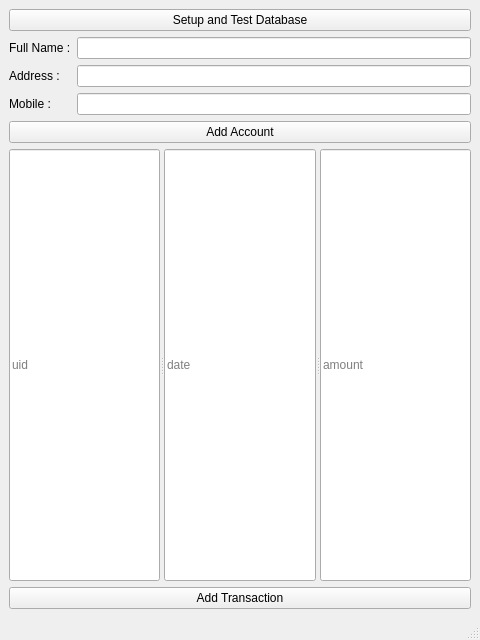
<?xml version="1.0" encoding="UTF-8"?>
<ui version="4.0">
    <class>MainWindow</class>
    <widget class="QMainWindow" name="MainWindow">
        <property name="geometry">
            <rect>
                <x>0</x>
                <y>0</y>
                <width>480</width>
                <height>640</height>
            </rect>
        </property>
        <property name="windowTitle">
            <string>MainWindow</string>
        </property>
        <widget class="QWidget" name="centralwidget">
            <layout class="QGridLayout" name="gridLayout">
                <item row="0" column="0" colspan="2">
                    <widget class="QPushButton" name="pbSetupDb">
                        <property name="text">
                            <string>Setup and Test Database</string>
                        </property>
                    </widget>
                </item>
                <item row="1" column="0">
                    <widget class="QLabel" name="label">
                        <property name="text">
                            <string>Full Name :</string>
                        </property>
                    </widget>
                </item>
                <item row="1" column="1">
                    <widget class="QLineEdit" name="ldname"/>
                </item>
                <item row="2" column="0">
                    <widget class="QLabel" name="label_2">
                        <property name="text">
                            <string>Address :</string>
                        </property>
                    </widget>
                </item>
                <item row="2" column="1">
                    <widget class="QLineEdit" name="ldaddress"/>
                </item>
                <item row="3" column="0">
                    <widget class="QLabel" name="label_3">
                        <property name="text">
                            <string>Mobile :</string>
                        </property>
                    </widget>
                </item>
                <item row="3" column="1">
                    <widget class="QLineEdit" name="ldmobile"/>
                </item>
                <item row="4" column="0" colspan="2">
                    <widget class="QPushButton" name="pbAddAccount">
                        <property name="text">
                            <string>Add Account</string>
                        </property>
                    </widget>
                </item>
                <item row="5" column="0" colspan="2">
                    <widget class="QSplitter" name="splitter">
                        <property name="orientation">
                            <enum>Qt::Horizontal</enum>
                        </property>
                        <widget class="QLineEdit" name="lduid">
                            <property name="placeholderText">
                                <string>uid</string>
                            </property>
                        </widget>
                        <widget class="QLineEdit" name="lddate">
                            <property name="placeholderText">
                                <string>date</string>
                            </property>
                        </widget>
                        <widget class="QLineEdit" name="ldamount">
                            <property name="placeholderText">
                                <string>amount</string>
                            </property>
                        </widget>
                    </widget>
                </item>
                <item row="6" column="0" colspan="2">
                    <widget class="QPushButton" name="pbAddTransaction">
                        <property name="text">
                            <string>Add Transaction</string>
                        </property>
                    </widget>
                </item>
            </layout>
        </widget>
        <widget class="QStatusBar" name="statusbar"/>
    </widget>
    <resources/>
    <connections/>
</ui>
